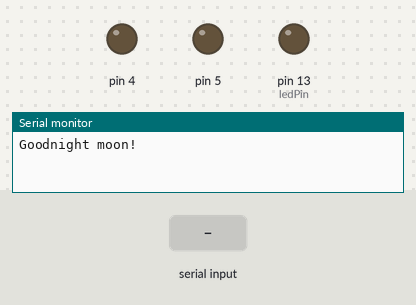
The sketch below on a simulated Arduino Uno, built with avr-gcc and run on an emulated ATmega328P. Parts: output pins drawn as LEDs (lit = HIGH), the last lines printed to the serial monitor. Inputs (shaded band) come from the test bench.

Above: at 1.2 s.
1.3 s: "b" received over the second serial link
At 2.5 s:
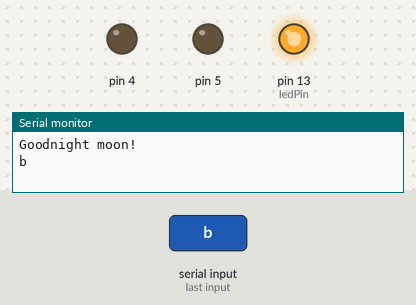
2.8 s: "a" received over the second serial link
At 3.7 s:
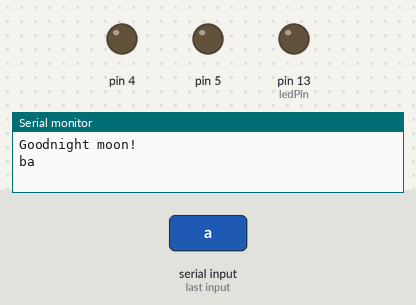
Timing chart, 0 to 5.8 s (numbered marks = the images above; inputs shaded):
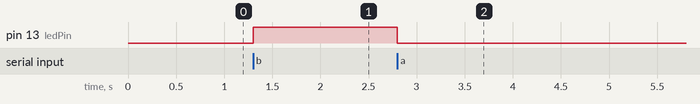

Measured:
- after the input at 1.3 s, pin 13 (ledPin): LOW → HIGH at once
- after the input at 2.8 s, pin 13 (ledPin): HIGH → LOW at once

The sketch:

slave.ino
```cpp
//Arduino code for Receiver(Slave)

#include <SoftwareSerial.h>

#define rxPin 10
#define txPin 11
const int ledPin = 13;   //pin 3 has PWM funtion
const int flexPin = A0; //pin A0 to read analog input
int n,b=1, a=1;


//Variables:
int value;

SoftwareSerial mySerial(rxPin, txPin); // RX, TX
char myChar ;

void setup() {
  pinMode(4,OUTPUT);
   pinMode(5,OUTPUT);
   pinMode(ledPin,OUTPUT);
  Serial.begin(9600);
  Serial.println("Goodnight moon!");

  mySerial.begin(38400);

}

void loop(){

  while(mySerial.available()){
    myChar = mySerial.read();
    Serial.print(myChar);

   if(myChar=='b')b=1;
      if(myChar=='a'&& b==1){a=!a;b=0;}

  digitalWrite(13  ,a);
  digitalWrite(5,LOW);


  }

while(Serial.available()){
   myChar = Serial.read();
   mySerial.print(myChar);
  }

}
```
